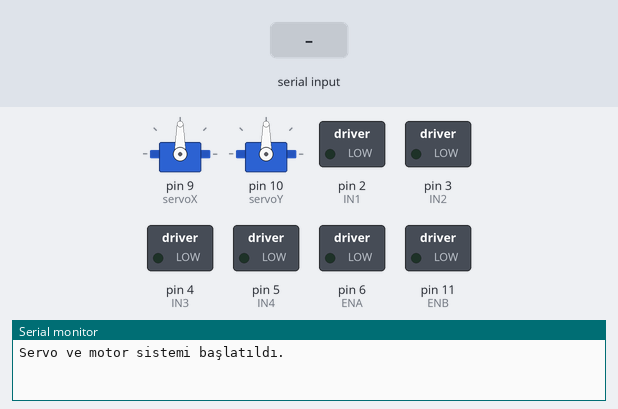
This sketch was run on a simulated Arduino Uno, built with avr-gcc and run on an emulated ATmega328P. On the bench: 2 × servo, switched loads named in the sketch (green lamp = pin HIGH), the last lines printed to the serial monitor. The test bench sets the inputs (shaded band).

Above: at 1.2 s.
1.3 s: "1,90,45\n" received over Serial
At 2.5 s:
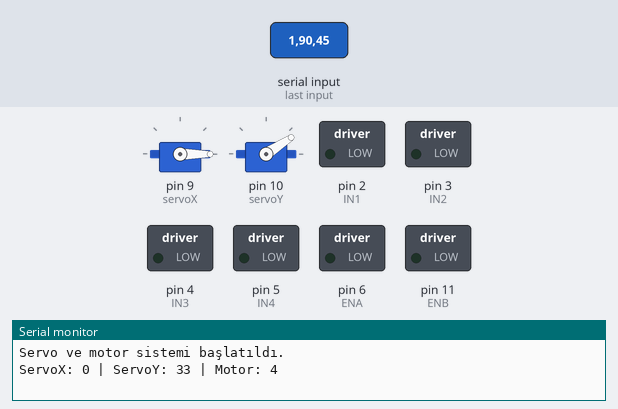
Timing chart, 0 to 4.3 s (numbered marks = the images above; inputs shaded):
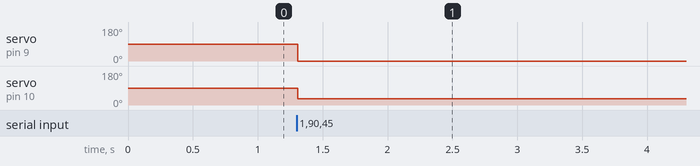

The sketch:

arduino_code.ino
```cpp
#include <Servo.h>

Servo servoX;
Servo servoY;

String inputString = "";

const int frameWidth = 640;
const int frameHeight = 480;

// Motor pinleri
const int IN1 = 2;
const int IN2 = 3;
const int IN3 = 4;
const int IN4 = 5;
const int ENA = 6;
const int ENB = 11;

void setup() {
  Serial.begin(9600);
  servoX.attach(9);
  servoY.attach(10);

  // Servolar başlangıçta ortaya
  servoX.write(90);
  servoY.write(90);

  // Motor pin çıkış
  pinMode(IN1, OUTPUT);
  pinMode(IN2, OUTPUT);
  pinMode(IN3, OUTPUT);
  pinMode(IN4, OUTPUT);
  pinMode(ENA, OUTPUT);
  pinMode(ENB, OUTPUT);

  Serial.println("Servo ve motor sistemi başlatıldı.");
}

void loop() {
  while (Serial.available()) {
    char inChar = (char)Serial.read();
    if (inChar == '\n') {
      processInput(inputString);
      inputString = "";
    } else {
      inputString += inChar;
    }
  }
}

void processInput(String data) {
  data.trim();
  int firstComma = data.indexOf(',');
  int secondComma = data.indexOf(',', firstComma + 1);

  if (firstComma > 0 && secondComma > firstComma) {
    int posX = data.substring(0, firstComma).toInt();
    int posY = data.substring(firstComma + 1, secondComma).toInt();
    char motorCommand = data.charAt(secondComma + 1);

    int servoPosX = map(posX, 0, frameWidth, 0, 180);
    int servoPosY = map(posY, 0, frameHeight, 0, 180);
    servoX.write(servoPosX);
    servoY.write(servoPosY);

    Serial.print("ServoX: ");
    Serial.print(servoPosX);
    Serial.print(" | ServoY: ");
    Serial.print(servoPosY);
    Serial.print(" | Motor: ");
    Serial.println(motorCommand);

    controlMotor(motorCommand);
  }
}

void controlMotor(char cmd) {
  if (cmd == 'W') {
    // İleri
    digitalWrite(IN1, HIGH);
    digitalWrite(IN2, LOW);
    digitalWrite(IN3, HIGH);
    digitalWrite(IN4, LOW);
    analogWrite(ENA, 100);
    analogWrite(ENB, 100);
  } else if (cmd == 'S') {
    // Geri
    digitalWrite(IN1, LOW);
    digitalWrite(IN2, HIGH);
    digitalWrite(IN3, LOW);
    digitalWrite(IN4, HIGH);
    analogWrite(ENA, 100);
    analogWrite(ENB, 100);
  } else if (cmd == 'A') {
    // Sol
    digitalWrite(IN1, LOW);
    digitalWrite(IN2, HIGH);
    digitalWrite(IN3, HIGH);
    digitalWrite(IN4, LOW);
    analogWrite(ENA, 100);
    analogWrite(ENB, 100);
  } else if (cmd == 'D') {
    // Sağ
    digitalWrite(IN1, HIGH);
    digitalWrite(IN2, LOW);
    digitalWrite(IN3, LOW);
    digitalWrite(IN4, HIGH);
    analogWrite(ENA, 100);
    analogWrite(ENB, 100);
  } else {
    // Dur
    digitalWrite(IN1, LOW);
    digitalWrite(IN2, LOW);
    digitalWrite(IN3, LOW);
    digitalWrite(IN4, LOW);
  }
}
```

Measured:
- after the input at 1.3 s, servo on pin 9 (servoX): 90° → 0° at once; servo on pin 10 (servoY): 90° → 33° at once
